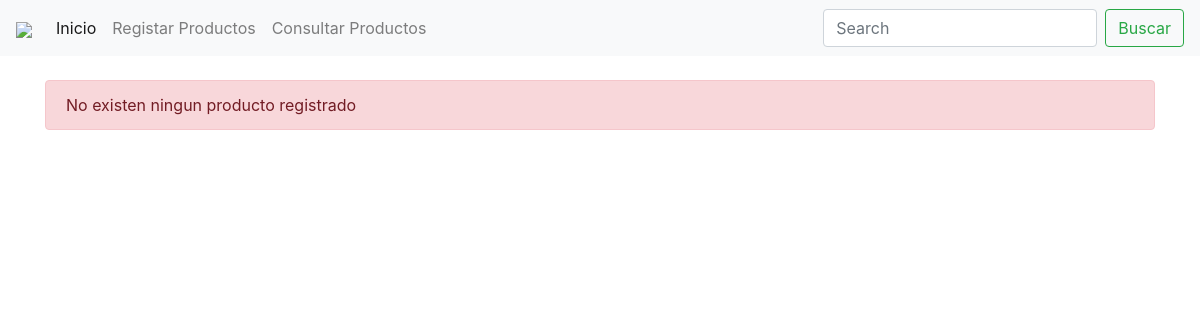
/resultadoBusqueda.php?termino=Mango, run on an earlier commit of the app's database.
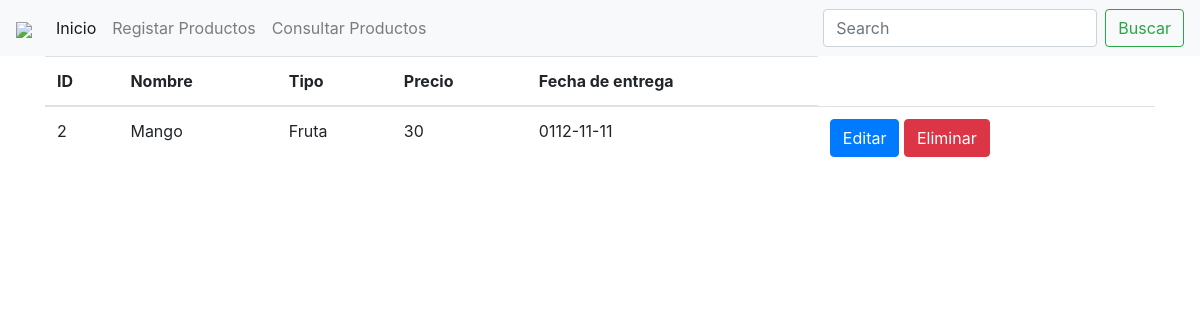
And on a later commit of the database.
### tables this page shows
CREATE TABLE `productos` (
  `id` int(11) NOT NULL,
  `nombre` varchar(100) NOT NULL,
  `tipo` varchar(100) NOT NULL,
  `precio` int(11) NOT NULL,
  `fecha_entrega` date NOT NULL
);

### resultadoBusqueda.php (the view, shortened to what this page needs)
<!DOCTYPE html>
<html lang="en">
<head>
    <link rel="stylesheet" href="css/bootstrap.css">
</head>
<body>
    <?php
        include 'conexion.php';
        include 'menu.php';
    ?>
        <div class="container">
        <div class="row">
        <div class="col-12">
    <?php
        if($_GET["termino"] == ""){
    ?>
        <br>
        <div class="alert alert-danger">No existen ningun producto registrado </div><br><br>
        <a href="consultarDatos.php">Regresar</a>
    <?php } else {
        $sql = "SELECT * from productos WHERE nombre LIKE '%" . $_GET["termino"] . "%'";
        $productos = $conexion->query($sql);
        if($productos->num_rows == 0) {
            echo "<br><div class='alert alert-danger'>No existen ningun producto registrado</div><br><br>";
        } else {
    ?>
        <table class="table table-hover">
            <thead>
                <th>ID</th>
                <th>Nombre</th>
                <th>Tipo</th>
                <th>Precio</th>
                <th>Fecha de entrega</th>
            </thead>
            <tbody>
                <?php while($row = $productos->fetch_assoc()) { ?>
                    <tr>
                        <td><?php echo $row["id"]; ?></td>
                        <td><?php echo $row["nombre"]; ?></td>
                        <td><?php echo $row["tipo"]; ?></td>
                        <td><?php echo $row["precio"]; ?></td>
                        <td><?php echo $row["fecha_entrega"]; ?></td>
                        <td>
                            <a href="actualizarRegistro.php?id=<?php echo $row["id"]; ?>" class="btn btn-primary">Editar</a>
                            <a href="eliminarRegistro.php?id=<?php echo $row["id"]; ?>" class="btn btn-danger">Eliminar</a>
                        </td>
                    </tr>
                <?php } ?>
            </tbody>
        </table>
    <?php } } ?>
                </div></div></div>
</body>
</html>

What changed in the data, as far as the page shows it:
added productos: id "2", nombre "Mango", tipo "Fruta", precio "30", fecha_entrega "0112-11-11"
Also different on the page:
text no longer shown: "No existen ningun producto registrado"
text now shown: "ID Nombre Tipo Precio Fecha de entrega"
